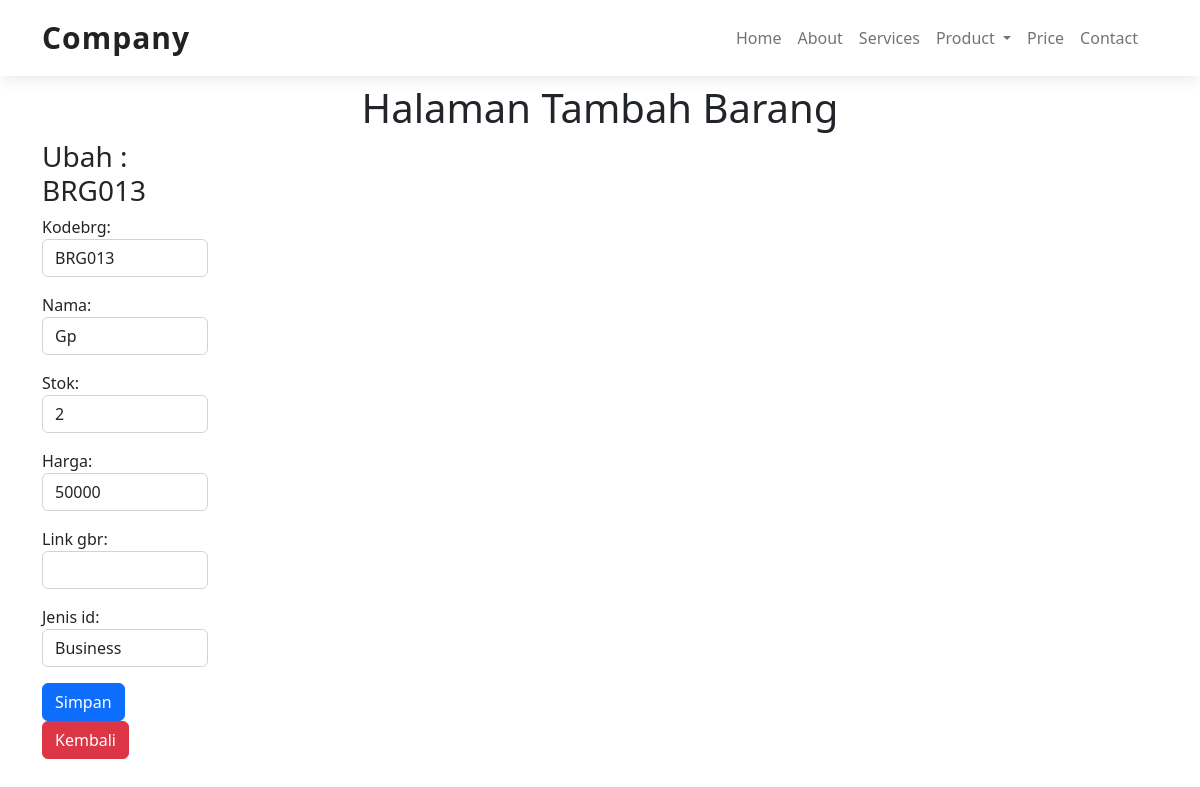
The page /ubah/3 on the database its author committed.
### produk/models.py (models this page shows)
class Barang (models.Model):
    kodebrg=models.CharField(max_length=8)
    nama=models.CharField(max_length=50)
    stok=models.IntegerField()
    harga=models.BigIntegerField()
    link_gbr=models.CharField(max_length=150, blank=True)
    waktu_posting=models.DateTimeField(auto_now_add=True)
    jenis_id=models.ForeignKey(Jenis, on_delete=models.CASCADE, null=True)

class Jenis(models.Model):
    nama=models.CharField(max_length=50)
    ket=models.TextField()
    def __str__(self) :
        return self.nama

### produk/views.py (the view)
# urls.py: path('ubah/<int:id_barang>', ubah_brg,name='ubah_brg'),
def ubah_brg(request, id_barang):
    barangs=Barang.objects.get(id=id_barang)
    if request.POST:
        form=FormBarang(request.POST,instance=barangs)
        if form.is_valid():
            form.save()
            messages.success(request,"Data Berhasil Diubah")
            return redirect('ubah_brg',id_barang=id_barang)
    else:
        form=FormBarang(instance=barangs)
        konteks={
            'form':form,
            'barangs':barangs
        }
    return render(request,'ubah_brg.html',konteks)

### produk/forms.py
class FormBarang(ModelForm):
    class Meta :
        model=Barang
        fields='__all__'
        widgets = {
            'kodebrg':forms.TextInput({'class':'form-control'}),
            'nama':forms.TextInput({'class':'form-control'}),
            'stok':forms.NumberInput({'class':'form-control'}),
            'harga':forms.NumberInput({'class':'form-control'}),
            'link_gbr':forms.TextInput({'class':'form-control'}),
            'jenis_id':forms.Select({'class':'form-control'}),
        }

### template/ubah_brg.html (shortened to what this page needs)
{% extends 'base.html' %}
{% load static %}
{% block isi %}
<section id="form">
    <center><h1> Halaman Tambah Barang</h1></center>
    <div class="container">
        <div class="row">
            <div class="col-md-2">
                <h3>Ubah : {{ barangs.kodebrg }}</h3>
                <form action="{% url 'ubah_brg' barangs.id %}" method="post">
                    {{form.as_p}}
                    <button type="submit" class="btn btn-primary">Simpan</button>
                    <A href="/Vbrg/" class="btn btn-danger">Kembali</A>
                </form>
            </div>
        </div>
    </div>
</section>
{% endblock %}

### static/css/style.css (style rules this page uses)
section { padding: 60px 0; overflow: hidden; }

### rows shown on the page
Barang: kodebrg "BRG013", nama "Gp", stok "2", harga "50000", jenis_id "Business"
